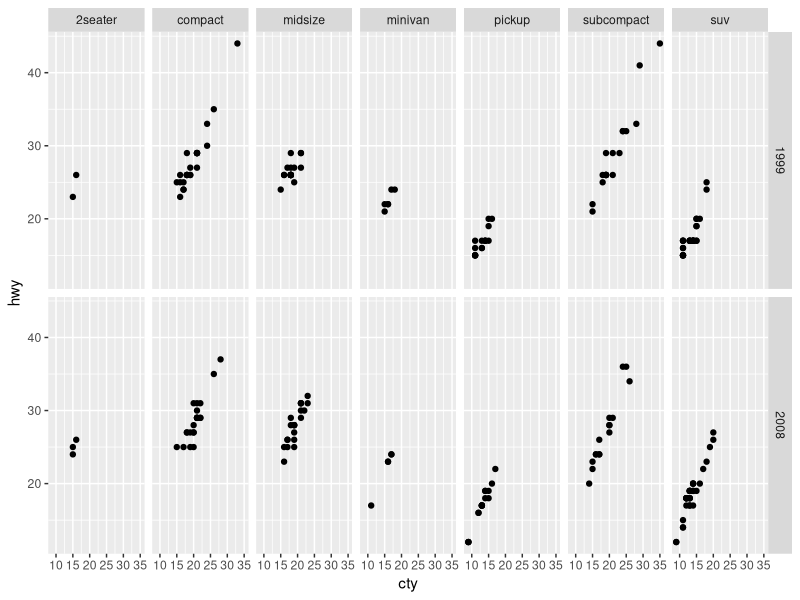
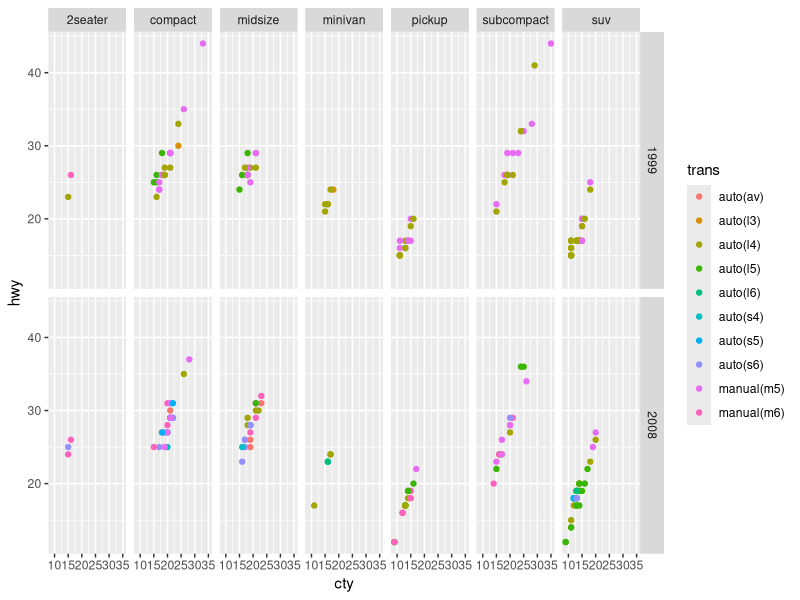
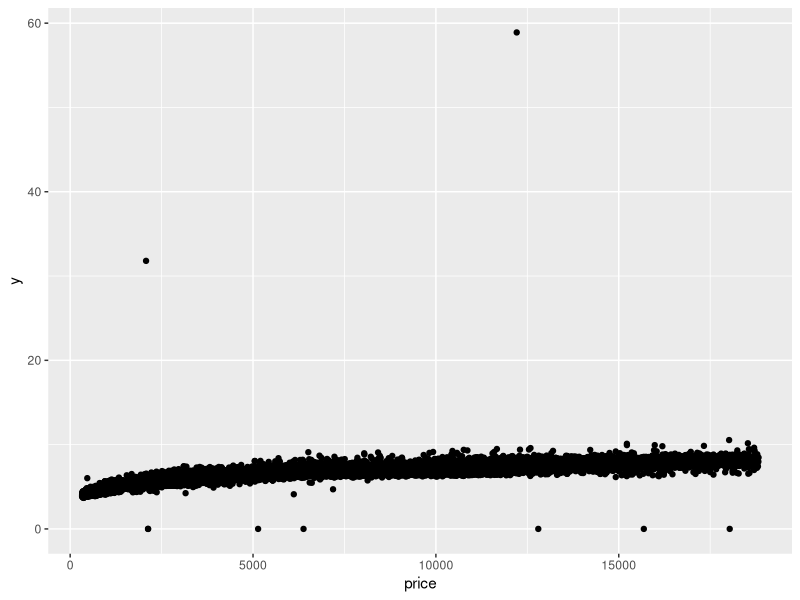
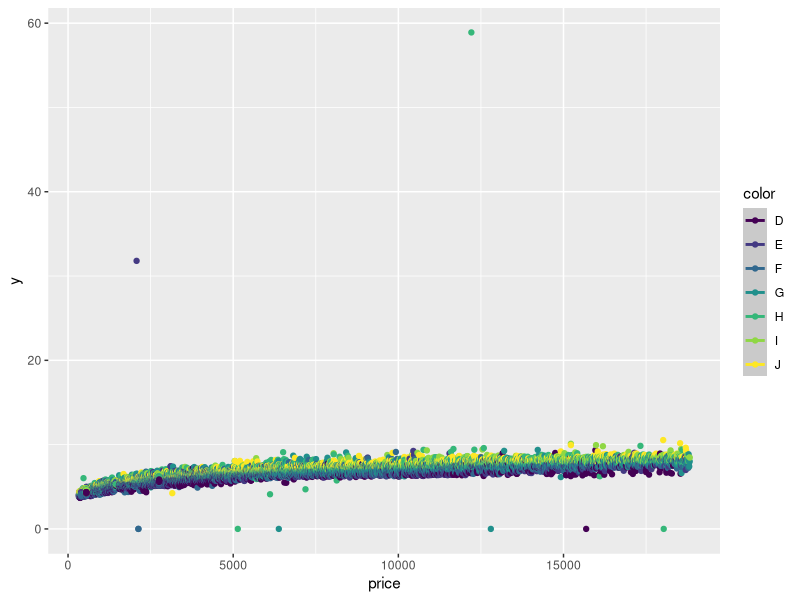
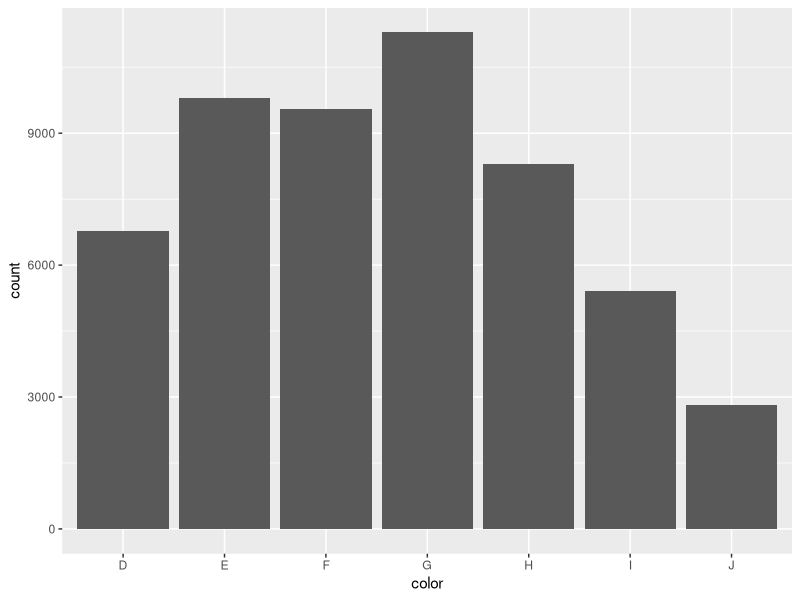
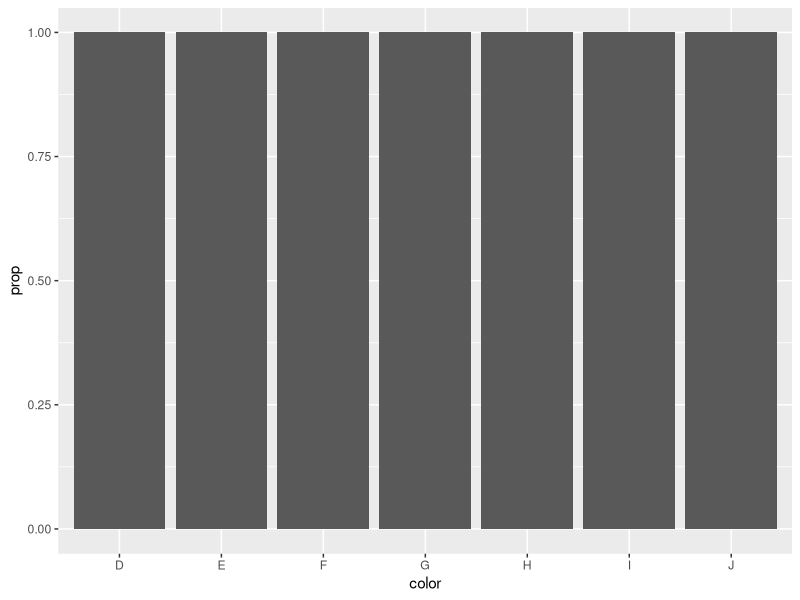
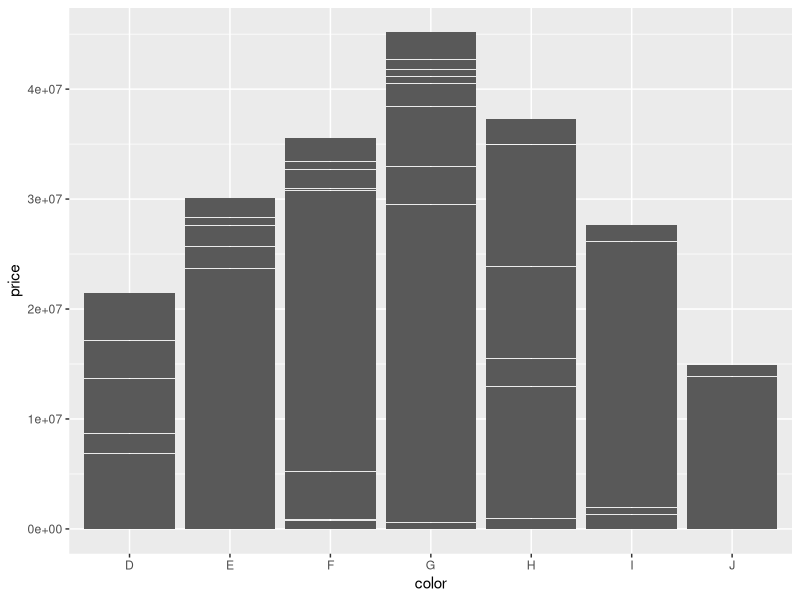

Source code (R) for these figures, in order:
##############################################################################
######    DATA VISUALIZATION Pt 2
######    Homework assignment 
##############################################################################

####### STUDENT NAME: Jalen Mendoza

## Clear your global environment. 
## Load the tidyverse package and mpg data set.

library(tidyverse)
data(mpg)

## Create a scatter plot that looks at the relationship
## between city miles per gallon (cty) on the x axis
## and highway miles per gallon (hwy) on the y axis. 
## Facet the plot by both the year and class. 

ggplot(data = mpg) + 
  geom_point(mapping = aes(x = cty, y = hwy)) + 
  facet_grid(year~class)

## Create the same plot, but color the points by
## the type of transmission.

ggplot(data = mpg) + 
  geom_point(mapping = aes(x = cty, y = hwy, color = trans)) + 
  facet_grid(year~class)

## Load the diamonds data set. Use the help information
## for the diamonds data set if you don't know
## the names of the variables mentioned below. 

data(diamonds)

## Plot the relationship between price (x-axis) and 
## length in mm (y-axis). Use both geom_point() and 
## geom_smooth on the same plot. 

ggplot(data = diamonds) + 
  geom_smooth(mapping = aes(x = price, y = y)) +
  geom_point(mapping = aes(x = price, y = y))

## Now change the line type by the color 
## of the diamonds. (variable name is 'color'.)

ggplot(data = diamonds) + 
  geom_smooth(mapping = aes(x = price, y = y, color = color)) +
  geom_point(mapping = aes(x = price, y = y, color = color))


## Finally, create two bar plots of the variable
## "color." Use the count (total number of observations
## for each value) for one bar plot,
## and use the proportion for the other bar plot. 

ggplot(data = diamonds) + 
  geom_bar(mapping = aes(x = color, y = stat(count)))

ggplot(data = diamonds) + 
  geom_bar(mapping = aes(x = color, y = stat(prop)))


## Bonus question: What does geom_col() do? 
## How is it different to geom_bar()?

ggplot(data = diamonds) + 
  geom_col(mapping = aes(x = color, y = price))

# Geom Bar makes the height of the bar proportional.
# Geom Column represents heights in the data
